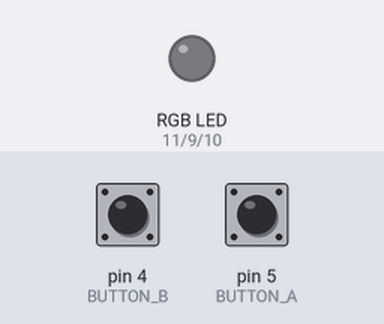
A sketch run on a simulated Arduino Uno, built with avr-gcc and run on an emulated ATmega328P. On the bench: an RGB LED mixed from three pins (HIGH = lit). Inputs (shaded band) come from the test bench; at power-on: pin 4 (BUTTON_B) HIGH, pin 5 (BUTTON_A) HIGH. Dim RGB values are drawn brighter than linear.

Above: at 1.2 s.
1.3 s: pin 4 (BUTTON_B) pulled LOW for 0.15 s
At 1.6 s:
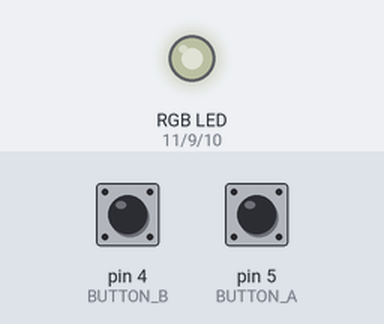
4.3 s: pin 5 (BUTTON_A) pulled LOW for 0.15 s
5.9 s: pin 4 (BUTTON_B) pulled LOW for 1 s
8.9 s: pin 5 (BUTTON_A) pulled LOW for 1 s
Timing chart, 0 to 11.9 s (numbered marks = the images above; inputs shaded):
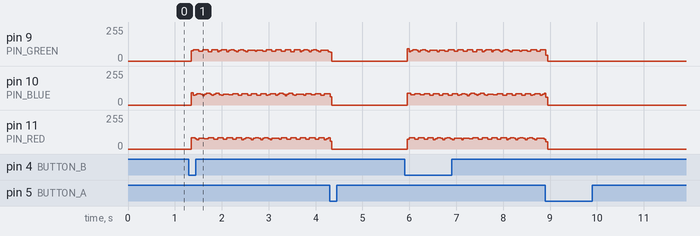

The sketch:

2_button_rgb.ino
```cpp
const byte PIN_GREEN = 9;
const byte PIN_BLUE = 10;
const byte PIN_RED = 11;

const byte BUTTON_A = 5;
const byte BUTTON_B = 4;

const int PWM_STEPS = 256;
const int PWM_MAX = PWM_STEPS - 1;

const int stepDelay = 100;

bool button_press = false;

void fadeBetween (byte pinFrom, byte pinTo, int fadeDelay) {
	for (int i = 0; i < PWM_STEPS; i++) {
		analogWrite (pinFrom, PWM_MAX - i);
		analogWrite (pinTo, i);
		if (digitalRead(BUTTON_A) == LOW) {
			button_press = false;
			break;
		delay (fadeDelay);
		}
	}
}

void setup () {
	pinMode (PIN_RED, OUTPUT);
	pinMode (PIN_BLUE, OUTPUT);
	pinMode (PIN_GREEN, OUTPUT);
	pinMode (BUTTON_A, INPUT_PULLUP);
	pinMode (BUTTON_B, INPUT_PULLUP);
}

void loop () {
	if (digitalRead(BUTTON_A) == LOW) {
		button_press = false;
	}
	else if (digitalRead(BUTTON_B) == LOW) {
		button_press = true;
	}
	if (button_press) {
		fadeBetween (PIN_RED, PIN_BLUE, stepDelay);
		fadeBetween (PIN_BLUE, PIN_GREEN, stepDelay);
		fadeBetween (PIN_GREEN, PIN_RED, stepDelay);
	}
	else {
		analogWrite (PIN_RED, 0);
		analogWrite (PIN_BLUE, 0);
		analogWrite (PIN_GREEN, 0);
	}
}
```
